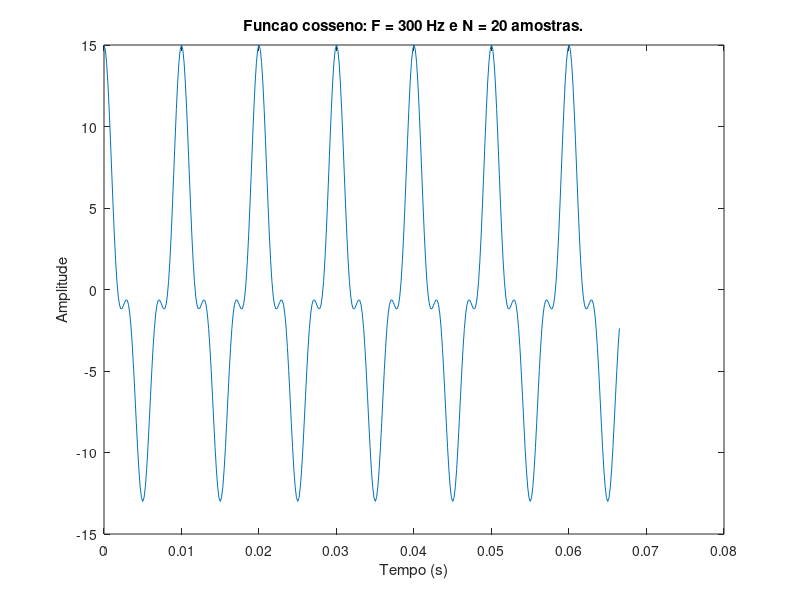
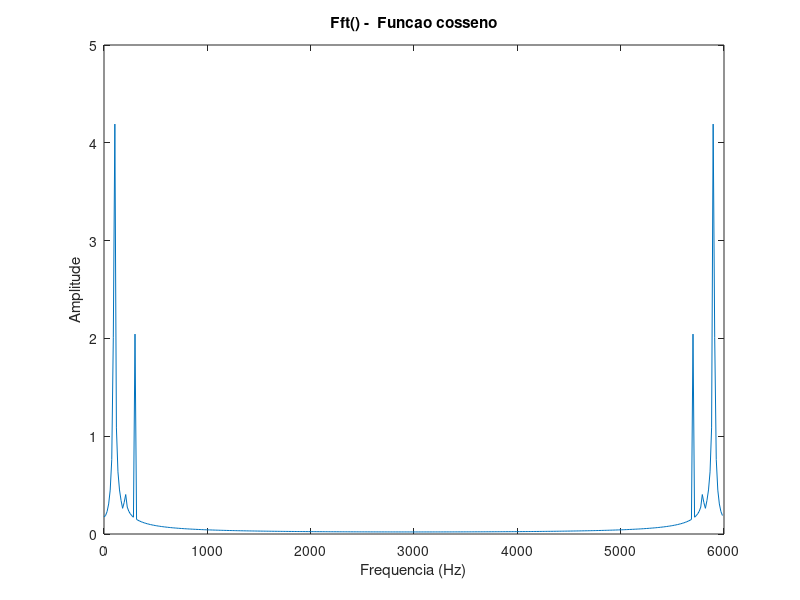
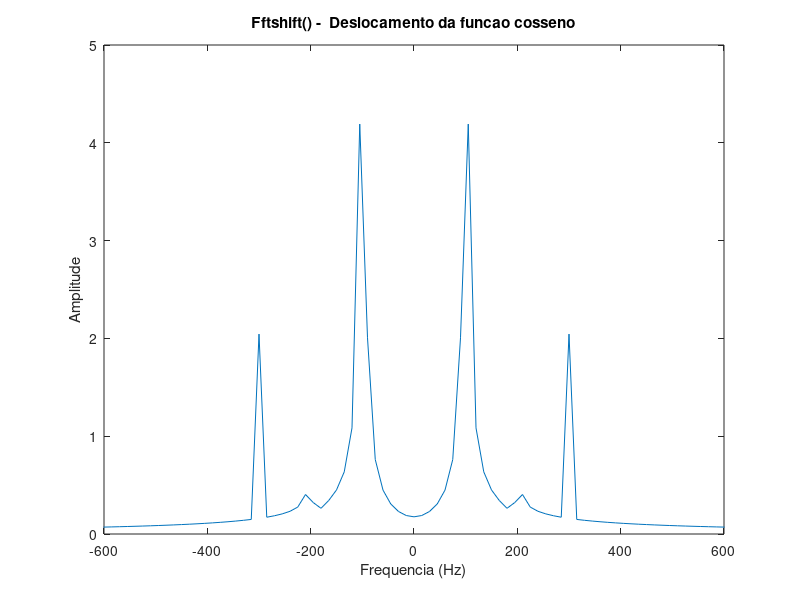

The MATLAB script that drew these images, in order:
% --- SISTEMAS DE COMUNICACOES 1 ---
% AULA 2: Revisao de sinais e sistemas
% DIA 19/02/2018
% Jessica de Souza

% EX2 - plotando tres cossenos e somando na frequencia 
% Exemplo do livro SDR, pg 176 - "Sum of three tones’ signal in the Complex
% Frequency Domain"

%%
clc;
clear all;
close all;

% Especificacoes
f1 = 100;                       % Frequencia do sinal
f2 = 200;
f3 = 300;
N = 20;                        % Numero de amostras (periodos)
fa = N*f3;                      % Frequencia de amostragem, sempre respeitar fa minimo de 2*f
t = [0:1/fa:(N*(1/f3))-(1/fa)]; % Como criar um vetor de tempo com mesmo tamanho de vetor

%% 
% Funcao
x = 10*cos(2*pi*f1*t) + cos(2*pi*f2*t) + 4*cos(2*pi*f3*t);
figure(1), plot(t,x);
xlabel('Tempo (s)');
ylabel('Amplitude');
ylabel('Amplitude');
title(['Funcao cosseno: F = ',num2str(f3), ' Hz e N = ',num2str(N), ' amostras.']);

%%
% Fazendo a fft do cosseno 

% OBS: a funcao fft() usa como variacao de freq. de 0 ate fa.
f_fft = [0:1/(N*(1/f3)):fa-1]; % Vetor de frequencia
X = fft(x)*(1/length(x));
figure(2), plot(f_fft,abs(X));
xlim([0 fa]);
xlabel('Frequencia (Hz)');
ylabel('Amplitude');
title('Fft() -  Funcao cosseno');

%%
% Fazendo o shift da fft do cosseno

%OBS: como a funcao fft() faz a transformada deslocada ate fa, deve-se utilizar o fftshift() 
% para colocar na frequencia correta a fft do cosseno, de -fa/2 ate fa/2.
f_fftshift = [-fa/2:1/(N*(1/f3)):fa/2-1]; % Vetor de frequencia no tempo correto
X_2 = fftshift(X);
figure(3), plot(f_fftshift,abs(X_2));
xlim([-2*f3 2*f3]);
xlabel('Frequencia (Hz)');
ylabel('Amplitude');
title('Fftshift() -  Deslocamento da funcao cosseno');
